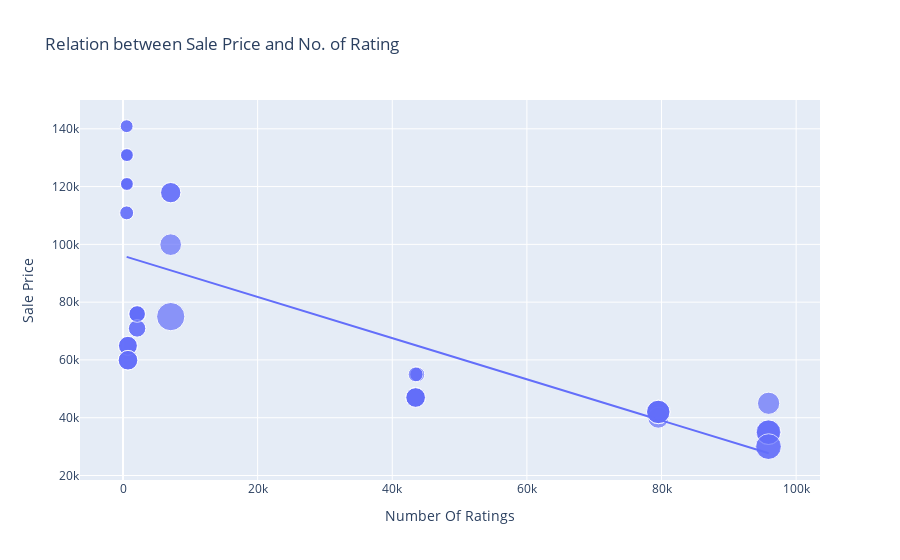

Source (notebook cell):
### Code cell
fig = px.scatter( data_frame = data, x = "Number Of Ratings", y ="Sale Price", size ="Discount Percentage" , trendline="ols"
                  , title = "Relation between Sale Price and No. of Rating" )
fig.show()
